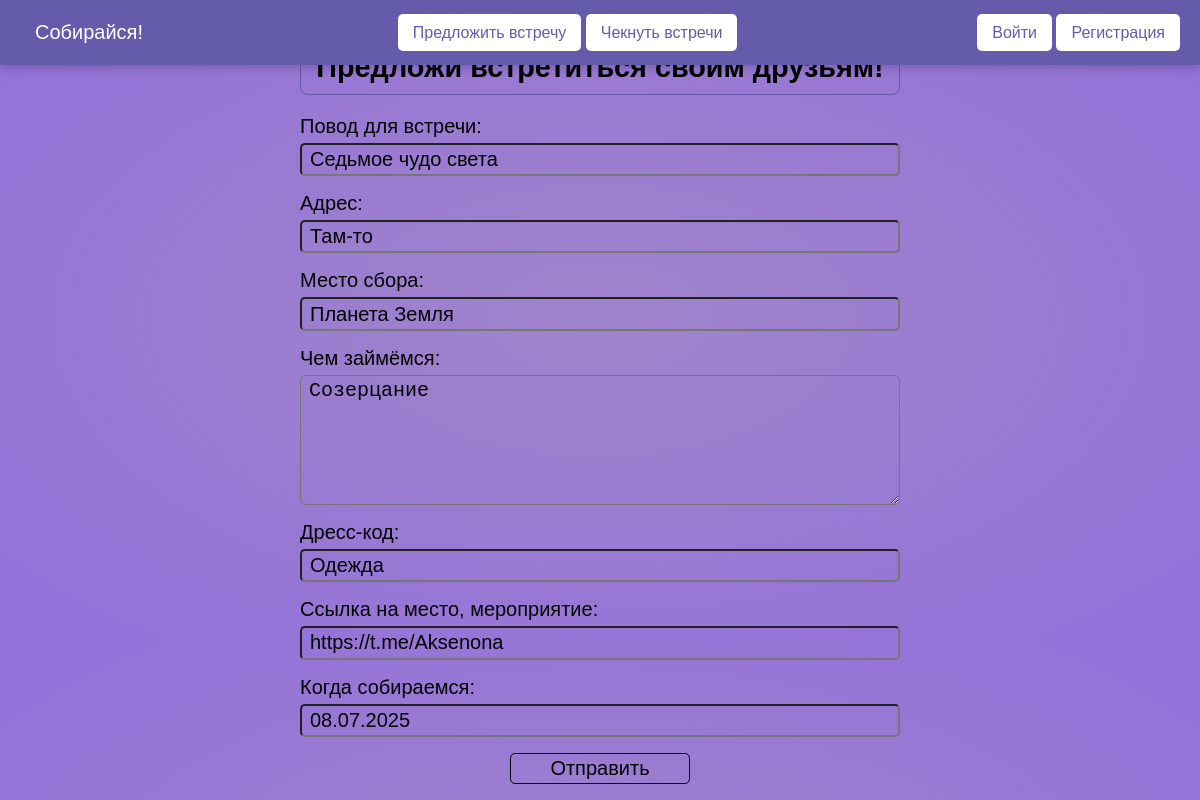
/check/2/edit/, run on the app's committed database.
### meetings/models.py (models this page shows, shortened)
class Meeting(models.Model):
    author = models.ForeignKey(User, on_delete=models.SET_NULL, null=True)
    reason_to_meet = models.CharField('Повод для встречи', max_length=150)
    meeting_place = models.CharField('Место сбора' ,max_length=255)
    address = models.CharField('Адрес', max_length=150)
    what_to_do = models.TextField('Чем займёмся')
    dress_code = models.CharField('Дресс-код', max_length=150)
    link = models.URLField('Ссылка на место, мероприятие', blank=True)
    date_meeting = models.DateField('Когда собираемся')
    date_create = models.DateField(auto_now_add=True)
    class Meta:
        verbose_name = "Встреча"
        verbose_name_plural = "Встречи"

### meetings/views.py (the view)
# urls.py: path('check/<int:pk>/edit/', UpdateMeeting.as_view(), name='edit_page'),
class UpdateMeeting(UpdateView):
    model = Meeting
    fields =['reason_to_meet', 'address', 'meeting_place', 'what_to_do', 'dress_code', 'link', 'date_meeting']
    template_name = 'meetings/suggest_an_appointment.html'
    success_url = reverse_lazy('check')

### meetings/templates/meetings/suggest_an_appointment.html (shortened to what this page needs)
{% extends 'base.html' %}
{% block content %}
    <div class="container">
        <div class="form-container">
            <h2>Предложи встретиться своим друзьям!</h2>
            <form method="post">
                {{ form.as_p }}
                <button type="submit" class="btn btn-primary">Отправить</button>
            </form>
        </div>
    </div>
    {% endblock %}

### meetings/static/meetings/css/style.css (style rules this page uses)
body { background: radial-gradient(ellipse, #A084CA, #9370DB); margin: 0; font-family: Arial, sans-serif; }
.container { margin-top: 160px; width: 100vw; height: 60vh; display: flex; justify-content: center; align-items: center; }
.form-container { text-align: center; width: 100%; max-width: 600px; }
.form-control, .form-container input, .form-container textarea { font-size: 20px; outline: none; border: 1px solid EBC7E8; border-radius: 5px; padding: 0.2rem 0.5rem; background-color: inherit; width: 100%; font-style: normal; font-weight: 300; display: block; margin-bottom: 5px; box-sizing: border-box; }
.form-container textarea { height: 130px; }
label { display: block; margin-bottom: 5px; width: 100%; font-size: 20px; font-weight: 500; text-align: left; }
.profile h2, .form-container h2, .welcome-text, .delete-meeting p { text-align: center; margin-bottom: 20px; font-size: 1.8em; border: 1px solid #645CAA; border-radius: 8px; padding: 10px; }
button, .custom-button-pas, .delete-meeting input { text-align: center; font-size: 20px; outline: none; border: 1.9px solid #000; border-radius: 5px; padding: 0.2rem 0.5rem; background-color: inherit; cursor: pointer; font-weight: 500; width: 30%; transition: background-color 0.3s ease; }

### data on the page
Meeting: reason_to_meet "Седьмое чудо света", address "Там-то", meeting_place "Планета Земля", what_to_do "Созерцание", dress_code "Одежда", link "https://t.me/Aksenona", date_meeting "08.07.2025"
